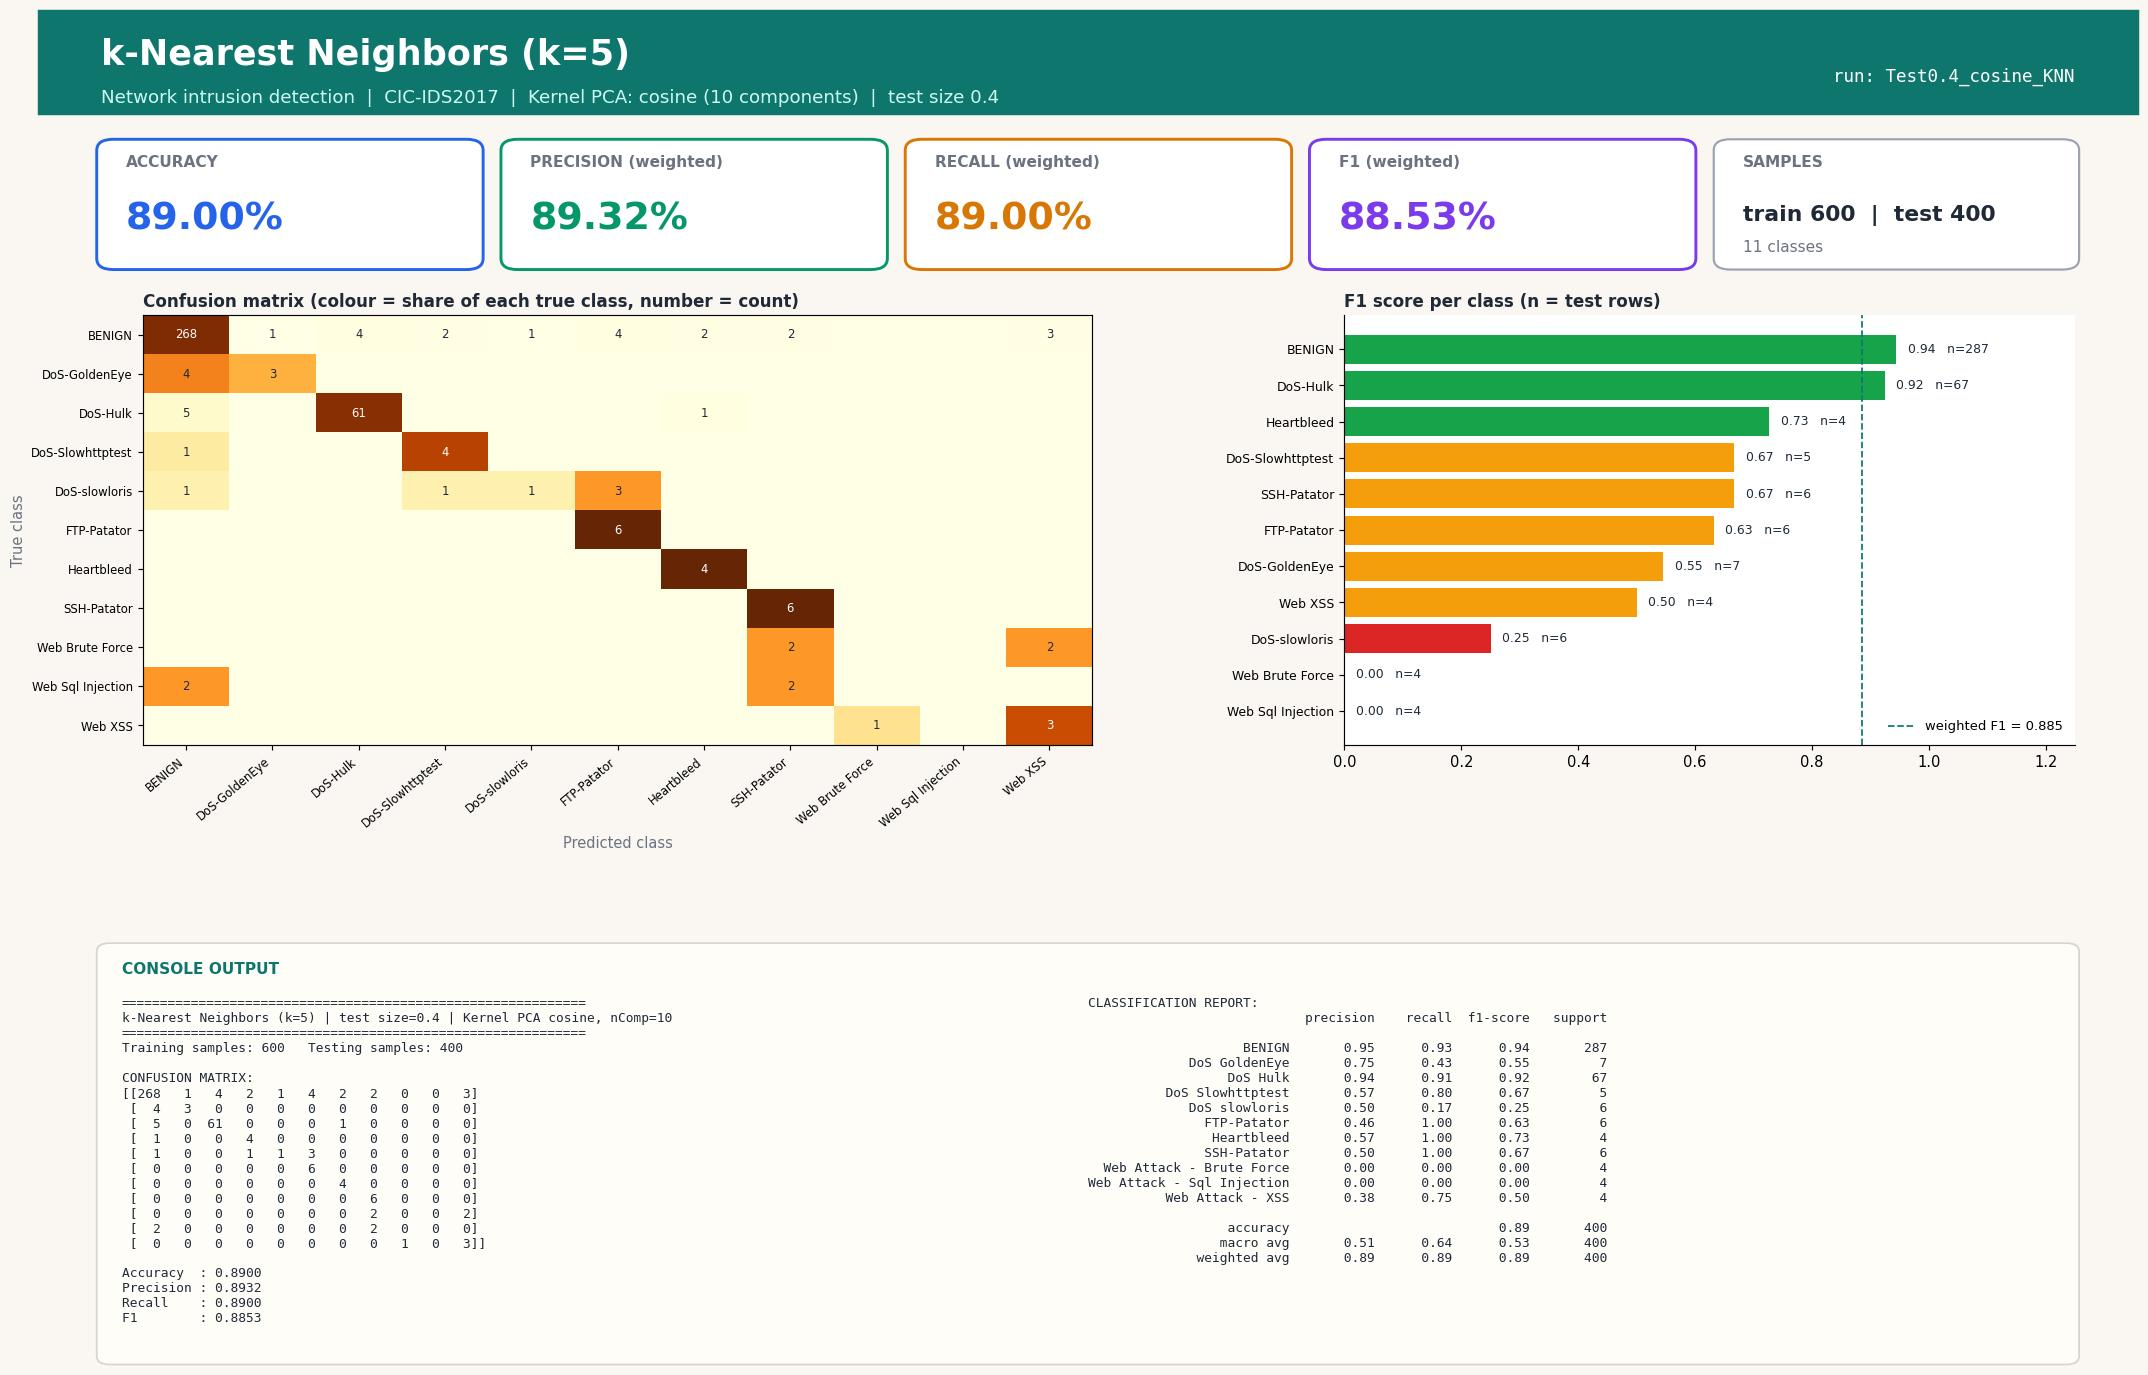

Reproduce this figure in Python.
#!/usr/bin/env python3
"""k-Nearest Neighbors (k=5) | Test size 0.4 | Kernel PCA kernel=cosine, n_components=10
CIC-IDS2017 (Tue+Wed+Thu-morning) 1000-row stratified sample.
Run in any IDE (Spyder / VS Code / PyCharm / Jupyter): open the file and press Run, no arguments needed.
Saves next to this file: 'Test0.4_cosine_KNN.jpg' - one image with the console output (confusion matrix, metrics, classification report) plus charts."""
import json, os
import numpy as np
import matplotlib.pyplot as plt
from sklearn.decomposition import KernelPCA
from sklearn.neighbors import KNeighborsClassifier
from sklearn.metrics import (accuracy_score, classification_report, confusion_matrix,
                             f1_score, precision_score, recall_score)
from sklearn.model_selection import train_test_split
from sklearn.preprocessing import StandardScaler

TEST_SIZE, KERNEL, N_COMP, ALG, ALG_NAME = 0.4, "cosine", 10, "KNN", "k-Nearest Neighbors (k=5)"
try:
    HERE = os.path.dirname(os.path.abspath(__file__))
except NameError:                      # Jupyter / interactive console
    HERE = os.getcwd()
def _find_root():                      # folder that contains data/sample.npz (works from any working directory)
    for p in (HERE, os.path.join(HERE, ".."), os.path.join(HERE, "..", ".."), os.getcwd()):
        if os.path.exists(os.path.join(p, "data", "sample.npz")):
            return os.path.abspath(p)
    raise FileNotFoundError("data/sample.npz not found - run prepare_data.py or keep the repo folder structure")
ROOT = _find_root()
tag = f"Test{TEST_SIZE}_{KERNEL}_{ALG}"

# 1. LOAD cached, cleaned sample (see prepare_data.py)
d = np.load(os.path.join(ROOT, "data", "sample.npz"), allow_pickle=True)
X, y, class_names = d["X"], d["y"], [str(c).replace("�", "-") for c in d["classes"]]

# 2. SPLIT
X_train, X_test, y_train, y_test = train_test_split(
    X, y, test_size=TEST_SIZE, random_state=42, stratify=y)

# 3. SCALE (fit on train only)
scaler = StandardScaler()
X_train = scaler.fit_transform(X_train); X_test = scaler.transform(X_test)

# 4. DIMENSIONALITY REDUCTION: Kernel PCA (fit on train only; gamma = sklearn default 1/n_features)
kpca = KernelPCA(n_components=N_COMP, kernel=KERNEL, random_state=0)
X_train = kpca.fit_transform(X_train); X_test = kpca.transform(X_test)

# 5. CLASSIFIER
classifier = KNeighborsClassifier(n_neighbors=5)
classifier.fit(X_train, y_train)
y_pred = classifier.predict(X_test)

# 6. METRICS
labels = np.arange(len(class_names))
cm = confusion_matrix(y_test, y_pred, labels=labels)
res = dict(test_size=TEST_SIZE, kernel=KERNEL, n_components=N_COMP, algorithm=ALG, model=ALG_NAME,
           n_train=int(len(y_train)), n_test=int(len(y_test)),
           accuracy=accuracy_score(y_test, y_pred),
           precision=precision_score(y_test, y_pred, average="weighted", zero_division=0),
           recall=recall_score(y_test, y_pred, average="weighted", zero_division=0),
           f1=f1_score(y_test, y_pred, average="weighted", zero_division=0))
report = classification_report(y_test, y_pred, labels=labels, target_names=class_names, zero_division=0)
lines = ["=" * 60, f"{ALG_NAME} | test size={TEST_SIZE} | Kernel PCA {KERNEL}, nComp={N_COMP}", "=" * 60,
         f"Training samples: {len(y_train)}   Testing samples: {len(y_test)}", "", "CONFUSION MATRIX:", np.array2string(cm), ""]
for k in ("accuracy", "precision", "recall", "f1"): lines.append(f"{k.capitalize():10s}: {res[k]:.4f}")
lines += ["", "CLASSIFICATION REPORT:", report]
console_output = "\n".join(lines); print(console_output)

# 7. VISUAL OUTPUT: ONE report-style image (banner, KPI cards, charts, console output) - real results only
from matplotlib.patches import FancyBboxPatch, Rectangle
short = [c.replace("Web Attack - ", "Web ").replace("DoS ", "DoS-") for c in class_names]
rep = classification_report(y_test, y_pred, labels=labels, target_names=class_names, zero_division=0, output_dict=True)
cmn = cm / np.maximum(cm.sum(axis=1, keepdims=True), 1)          # row-normalised = per-class recall
INK, MUTED, BG, ACC = "#1f2937", "#6b7280", "#faf7f2", "#0f766e"
fig = plt.figure(figsize=(20, 13.2), dpi=105, facecolor=BG)
fig.add_artist(Rectangle((0, 0.925), 1, 0.075, transform=fig.transFigure, color=ACC, zorder=0))
fig.text(0.03, 0.968, f"{ALG_NAME}", fontsize=24, fontweight="bold", color="white", va="center")
fig.text(0.03, 0.937, f"Network intrusion detection  |  CIC-IDS2017  |  Kernel PCA: {KERNEL} ({N_COMP} components)  |  test size {TEST_SIZE}",
         fontsize=12.5, color="#ccfbf1", va="center")
fig.text(0.97, 0.952, f"run: {tag}", fontsize=12, color="white", ha="right", va="center", family="monospace")

# KPI cards
cards = [("ACCURACY", res["accuracy"], "#2563eb"), ("PRECISION (weighted)", res["precision"], "#059669"),
         ("RECALL (weighted)", res["recall"], "#d97706"), ("F1 (weighted)", res["f1"], "#7c3aed")]
for i, (lab, v, col) in enumerate(cards):
    x0 = 0.03 + i * 0.1925
    fig.add_artist(FancyBboxPatch((x0, 0.815), 0.18, 0.09, boxstyle="round,pad=0.002,rounding_size=0.008", transform=fig.transFigure,
                                  facecolor="white", edgecolor=col, linewidth=2))
    fig.text(x0 + 0.012, 0.887, lab, fontsize=10.5, color=MUTED, fontweight="bold")
    fig.text(x0 + 0.012, 0.842, f"{v * 100:.2f}%", fontsize=26, color=col, fontweight="bold")
fig.add_artist(FancyBboxPatch((0.80, 0.815), 0.17, 0.09, boxstyle="round,pad=0.002,rounding_size=0.008", transform=fig.transFigure,
                              facecolor="white", edgecolor="#9ca3af", linewidth=1.5))
fig.text(0.812, 0.887, "SAMPLES", fontsize=10.5, color=MUTED, fontweight="bold")
fig.text(0.812, 0.848, f"train {res['n_train']}  |  test {res['n_test']}", fontsize=15, color=INK, fontweight="bold")
fig.text(0.812, 0.826, f"{len(class_names)} classes", fontsize=10.5, color=MUTED)

gs = fig.add_gridspec(1, 2, left=0.05, right=0.97, top=0.78, bottom=0.47, wspace=0.30, width_ratios=[1.3, 1])
ax1 = fig.add_subplot(gs[0, 0]); ax2 = fig.add_subplot(gs[0, 1])
for ax in (ax1, ax2): ax.set_facecolor("white")
im = ax1.imshow(cmn, cmap="YlOrBr", vmin=0, vmax=1, aspect="auto")
ax1.set_xticks(labels); ax1.set_yticks(labels); ax1.set_xticklabels(short, rotation=40, ha="right", fontsize=8); ax1.set_yticklabels(short, fontsize=8)
ax1.set_title("Confusion matrix (colour = share of each true class, number = count)", loc="left", fontsize=11.5, color=INK, fontweight="bold")
ax1.set_xlabel("Predicted class", color=MUTED); ax1.set_ylabel("True class", color=MUTED)
for a_ in labels:
    for b_ in labels:
        if cm[a_, b_]: ax1.text(b_, a_, cm[a_, b_], ha="center", va="center", fontsize=8, color="white" if cmn[a_, b_] > 0.6 else INK)
f1s = [rep[c]["f1-score"] for c in class_names]; sup = [int(rep[c]["support"]) for c in class_names]
order = np.argsort(f1s)
cols = ["#dc2626" if f1s[i] < 0.34 else "#f59e0b" if f1s[i] < 0.67 else "#16a34a" for i in order]
ax2.barh(range(len(order)), [f1s[i] for i in order], color=cols)
ax2.set_yticks(range(len(order))); ax2.set_yticklabels([short[i] for i in order], fontsize=8.5); ax2.set_xlim(0, 1.25)
ax2.set_title("F1 score per class (n = test rows)", loc="left", fontsize=11.5, color=INK, fontweight="bold")
for k, i in enumerate(order): ax2.text(f1s[i] + 0.02, k, f"{f1s[i]:.2f}   n={sup[i]}", va="center", fontsize=8.5, color=INK, zorder=5, bbox=dict(facecolor="white", edgecolor="none", pad=1))
for sp in ("top", "right"): ax2.spines[sp].set_visible(False)
ax2.axvline(res["f1"], color=ACC, ls="--", lw=1.2, label=f"weighted F1 = {res['f1']:.3f}"); ax2.legend(loc="lower right", fontsize=9, frameon=False)

# console output panel (same text that is printed to the console)
fig.add_artist(FancyBboxPatch((0.03, 0.025), 0.94, 0.30, boxstyle="round,pad=0.002,rounding_size=0.006", transform=fig.transFigure,
                              facecolor="#fffdf8", edgecolor="#d6d3d1", linewidth=1.2))
fig.text(0.04, 0.305, "CONSOLE OUTPUT", fontsize=10.5, color=ACC, fontweight="bold")
split_at = lines.index("CLASSIFICATION REPORT:")
fig.text(0.04, 0.288, "\n".join(lines[:split_at]), family="monospace", fontsize=8.8, color=INK, va="top")
fig.text(0.50, 0.288, "\n".join(lines[split_at:]), family="monospace", fontsize=8.8, color=INK, va="top")
plt.savefig(os.path.join(HERE, tag + ".jpg"), format="jpg", bbox_inches="tight", facecolor=BG)
if os.environ.get("ACN_NO_SHOW") != "1": plt.show()   # IDEs display the image; run_all.py disables this
plt.close()

os.makedirs(os.path.join(ROOT, "results", "json"), exist_ok=True)
with open(os.path.join(ROOT, "results", "json", tag + ".json"), "w") as f: json.dump(res, f)
